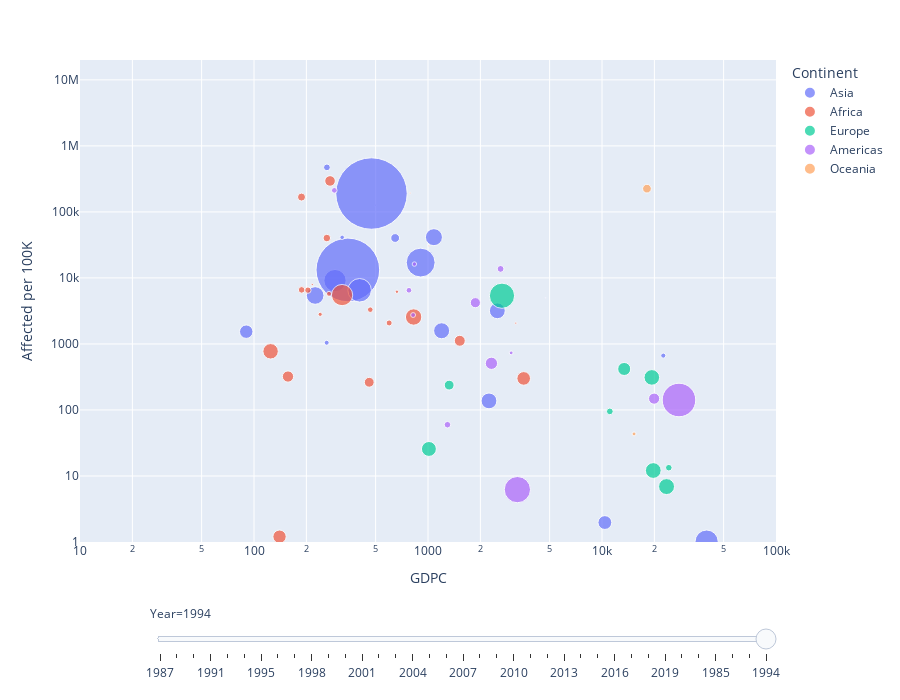

Notebook code cell kept with this figure:
### Code cell
df = px.data.gapminder()
fig = px.scatter(ND_GDPC_1985, x="GDPC", y="Affected per 100K", animation_frame="Year", animation_group="Country",
           size="population", color="Continent", hover_name="Country",
           log_x=True, log_y=True, size_max=55, range_x=[10,100000], range_y=[1,20000000])

fig["layout"].pop("updatemenus") # optional, drop animation buttons
fig.update_layout(width=900, height=700)
fig.show()

### Figure 1 — Plotly figure (JSON) as saved in the notebook; plotly's stock layout.template omitted (floating-point values rounded to 4 significant figures)
{"data": [{"hovertemplate": "<b>%{hovertext}</b><br><br>Continent=Asia<br>Year=1994<br>GDPC=%{x}<br>Affected per 100K=%{y}<br>population=%{marker.size}<extra></extra>", "hovertext": ["Bangladesh", "Bhutan", "China", "Hong Kong", "Indonesia", "India", "Iran (Islamic Republic of)", "Japan", "Cambodia", "Korea (the Republic of)", "Lao People's Democratic Republic (the)", "Sri Lanka", "Myanmar", "Mongolia", "Pakistan", "Philippines (the)", "Thailand", "Tajikistan", "Turkey", "Viet Nam"], "ids": ["Bangladesh", "Bhutan", "China", "Hong Kong", "Indonesia", "India", "Iran (Islamic Republic of)", "Japan", "Cambodia", "Korea (the Republic of)", "Lao People's Democratic Republic (the)", "Sri Lanka", "Myanmar", "Mongolia", "Pakistan", "Philippines (the)", "Thailand", "Tajikistan", "Turkey", "Viet Nam"], "legendgroup": "Asia", "marker": {"color": "#636efa", "size": [115614891, 521260, 1191835000, 6035400, 194928533, 945261958, 59985749, 125178000, 10636353, 44641540, 4807950, 18094474, 42337109, 2301510, 129245139, 67650283, 58610010, 5803993, 58310245, 72501087], "sizemode": "area", "sizeref": 466900.0, "symbol": "circle"}, "mode": "markers", "name": "Asia", "orientation": "v", "showlegend": true, "type": "scatter", "x": [292.1, 496.8, 473.5, 22500.0, 907.5, 346.2, 1198.0, 39930.0, 262.4, 10390.0, 321.1, 647.6, 90.26, 402.3, 404.6, 1081.0, 2503.0, 261.7, 2241.0, 224.6], "xaxis": "x", "y": [9117.0, 125800.0, 189900.0, 665.6, 17080.0, 13220.0, 1584.0, 1.015, 472800.0, 1.971, 41180.0, 40240.0, 1535.0, 0, 6500.0, 41430.0, 3178.0, 1043.0, 137.2, 5421.0], "yaxis": "y"}, {"hovertemplate": "<b>%{hovertext}</b><br><br>Continent=Africa<br>Year=1994<br>GDPC=%{x}<br>Affected per 100K=%{y}<br>population=%{marker.size}<extra></extra>", "hovertext": ["Benin", "Burkina Faso", "Cameroon", "Congo (the Democratic Republic of the)", "Congo (the)", "Cabo Verde", "Djibouti", "Algeria", "Egypt", "Ethiopia", "Gabon", "Guinea", "Guinea-Bissau", "Kenya", "Madagascar", "Mozambique", "Mauritius", "Niger (the)", "Nigeria", "Sudan (the)", "Senegal", "Somalia", "Togo", "Tanzania, United Republic of", "South Africa"], "ids": ["Benin", "Burkina Faso", "Cameroon", "Congo (the Democratic Republic of the)", "Congo (the)", "Cabo Verde", "Djibouti", "Algeria", "Egypt", "Ethiopia", "Gabon", "Guinea", "Guinea-Bissau", "Kenya", "Madagascar", "Mozambique", "Mauritius", "Niger (the)", "Nigeria", "Sudan (the)", "Senegal", "Somalia", "Togo", "Tanzania, United Republic of", "South Africa"], "legendgroup": "Africa", "marker": {"color": "#EF553B", "size": [5923394, 10091256, 12848862, 41511985, 2669220, 401655, 623477, 27937006, 62775847, 55620211, 1093611, 7262112, 1089617, 26133744, 13436121, 14912873, 1112846, 9493324, 105456121, 22703631, 8416997, 6959828, 4092612, 29598323, 43267982], "sizemode": "area", "sizeref": 466900.0, "symbol": "circle"}, "mode": "markers", "name": "Africa", "orientation": "v", "showlegend": true, "type": "scatter", "x": [269.8, 187.8, 692.9, 140.2, 662.9, 1012.0, 788.6, 1523.0, 826.7, 124.6, 3832.0, 465.9, 216.2, 273.5, 262.1, 187.5, 3197.0, 204.1, 320.8, 459.5, 598.1, null, 240.1, 156.8, 3548.0], "xaxis": "x", "y": [5740.0, 6590.0, 0, 1.204, 6182.0, 30730.0, 192900.0, 1117.0, 2559.0, 773.4, 0, 3305.0, 7921.0, 294600.0, 40190.0, 167800.0, 2067.0, 6530.0, 5500.0, 262.7, 2079.0, 2443.0, 2810.0, 321.0, 300.5], "yaxis": "y"}, {"hovertemplate": "<b>%{hovertext}</b><br><br>Continent=Europe<br>Year=1994<br>GDPC=%{x}<br>Affected per 100K=%{y}<br>population=%{marker.size}<extra></extra>", "hovertext": ["Austria", "Belgium", "Switzerland", "Germany", "Spain", "France", "United Kingdom of Great Britain and Northern Ireland (the)", "Greece", "Italy", "Moldova (the Republic of)", "Netherlands (the)", "Poland", "Romania", "Russian Federation (the)", "Ukraine"], "ids": ["Austria", "Belgium", "Switzerland", "Germany", "Spain", "France", "United Kingdom of Great Britain and Northern Ireland (the)", "Greece", "Italy", "Moldova (the Republic of)", "Netherlands (the)", "Poland", "Romania", "Russian Federation (the)", "Ukraine"], "legendgroup": "Europe", "marker": {"color": "#00cc96", "size": [7936118, 10115603, 6993795, 81438348, 39549108, 59327585, 57865745, 10512922, 56843400, 2967585, 15382838, 38542652, 22730211, 148407912, 51921400], "sizemode": "area", "sizeref": 466900.0, "symbol": "circle"}, "mode": "markers", "name": "Europe", "orientation": "v", "showlegend": true, "type": "scatter", "x": [25650.0, 24210.0, 43090.0, 27080.0, 13420.0, 23500.0, 19710.0, 11090.0, 19340.0, null, 24650.0, 2875.0, 1323.0, 2662.0, 1012.0], "xaxis": "x", "y": [0, 13.35, 0, 0, 417.7, 6.911, 12.1, 95.12, 311.4, 17040.0, 0, 0, 237.8, 5375.0, 25.67], "yaxis": "y"}, {"hovertemplate": "<b>%{hovertext}</b><br><br>Continent=Americas<br>Year=1994<br>GDPC=%{x}<br>Affected per 100K=%{y}<br>population=%{marker.size}<extra></extra>", "hovertext": ["Argentina", "Bolivia (Plurinational State of)", "Brazil", "Canada", "Colombia", "Costa Rica", "Cuba", "Ecuador", "Guatemala", "Honduras", "Haiti", "Jamaica", "Saint Lucia", "Nicaragua", "Peru", "Puerto Rico", "El Salvador", "United States of America (the)", "Venezuela (Bolivarian Republic of)"], "ids": ["Argentina", "Bolivia (Plurinational State of)", "Brazil", "Canada", "Colombia", "Costa Rica", "Cuba", "Ecuador", "Guatemala", "Honduras", "Haiti", "Jamaica", "Saint Lucia", "Nicaragua", "Peru", "Puerto Rico", "El Salvador", "United States of America (the)", "Venezuela (Bolivarian Republic of)"], "legendgroup": "Americas", "marker": {"color": "#ab63fa", "size": [34488696, 7693722, 160980472, 29000663, 35295461, 3489152, 10887207, 11347652, 10037522, 5652934, 7486091, 2484182, 150561, 4625260, 23983258, 3649237, 5693038, 263126000, 21640833], "sizemode": "area", "sizeref": 466900.0, "symbol": "circle"}, "mode": "markers", "name": "Americas", "orientation": "v", "showlegend": true, "type": "scatter", "x": [7464.0, 777.4, 3264.0, 19940.0, 2315.0, 3006.0, 2613.0, 2001.0, 1293.0, 821.2, 289.5, 2195.0, 4740.0, 835.2, 1871.0, 10880.0, 1349.0, 27690.0, 2699.0], "xaxis": "x", "y": [0, 6499.0, 6.212, 148.4, 509.1, 732.6, 13700.0, 0, 59.78, 2742.0, 212000.0, 0, 4981.0, 16220.0, 4217.0, 0, 0, 141.6, 0], "yaxis": "y"}, {"hovertemplate": "<b>%{hovertext}</b><br><br>Continent=Oceania<br>Year=1994<br>GDPC=%{x}<br>Affected per 100K=%{y}<br>population=%{marker.size}<extra></extra>", "hovertext": ["Australia", "New Zealand"], "ids": ["Australia", "New Zealand"], "legendgroup": "Oceania", "marker": {"color": "#FFA15A", "size": [17805468, 3620000], "sizemode": "area", "sizeref": 466900.0, "symbol": "circle"}, "mode": "markers", "name": "Oceania", "orientation": "v", "showlegend": true, "type": "scatter", "x": [18130.0, 15280.0], "xaxis": "x", "y": [225000.0, 43.37], "yaxis": "y"}], "layout": {"height": 700, "legend": {"itemsizing": "constant", "title": {"text": "Continent"}, "tracegroupgap": 0}, "margin": {"t": 60}, "sliders": [{"active": 36, "currentvalue": {"prefix": "Year="}, "len": 0.9, "pad": {"b": 10, "t": 60}, "steps": [{"args": [["1987"], {"frame": {"duration": 0, "redraw": false}, "fromcurrent": true, "mode": "immediate", "transition": {"duration": 0, "easing": "linear"}}], "label": "1987", "method": "animate"}, {"args": [["1988"], {"frame": {"duration": 0, "redraw": false}, "fromcurrent": true, "mode": "immediate", "transition": {"duration": 0, "easing": "linear"}}], "label": "1988", "method": "animate"}, {"args": [["1990"], {"frame": {"duration": 0, "redraw": false}, "fromcurrent": true, "mode": "immediate", "transition": {"duration": 0, "easing": "linear"}}], "label": "1990", "method": "animate"}, {"args": [["1991"], {"frame": {"duration": 0, "redraw": false}, "fromcurrent": true, "mode": "immediate", "transition": {"duration": 0, "easing": "linear"}}], "label": "1991", "method": "animate"}, {"args": [["1992"], {"frame": {"duration": 0, "redraw": false}, "fromcurrent": true, "mode": "immediate", "transition": {"duration": 0, "easing": "linear"}}], "label": "1992", "method": "animate"}, {"args": [["1993"], {"frame": {"duration": 0, "redraw": false}, "fromcurrent": true, "mode": "immediate", "transition": {"duration": 0, "easing": "linear"}}], "label": "1993", "method": "animate"}, {"args": [["1995"], {"frame": {"duration": 0, "redraw": false}, "fromcurrent": true, "mode": "immediate", "transition": {"duration": 0, "easing": "linear"}}], "label": "1995", "method": "animate"}, {"args": [["1996"], {"frame": {"duration": 0, "redraw": false}, "fromcurrent": true, "mode": "immediate", "transition": {"duration": 0, "easing": "linear"}}], "label": "1996", "method": "animate"}, {"args": [["1997"], {"frame": {"duration": 0, "redraw": false}, "fromcurrent": true, "mode": "immediate", "transition": {"duration": 0, "easing": "linear"}}], "label": "1997", "method": "animate"}, {"args": [["1998"], {"frame": {"duration": 0, "redraw": false}, "fromcurrent": true, "mode": "immediate", "transition": {"duration": 0, "easing": "linear"}}], "label": "1998", "method": "animate"}, {"args": [["1999"], {"frame": {"duration": 0, "redraw": false}, "fromcurrent": true, "mode": "immediate", "transition": {"duration": 0, "easing": "linear"}}], "label": "1999", "method": "animate"}, {"args": [["2000"], {"frame": {"duration": 0, "redraw": false}, "fromcurrent": true, "mode": "immediate", "transition": {"duration": 0, "easing": "linear"}}], "label": "2000", "method": "animate"}, {"args": [["2001"], {"frame": {"duration": 0, "redraw": false}, "fromcurrent": true, "mode": "immediate", "transition": {"duration": 0, "easing": "linear"}}], "label": "2001", "method": "animate"}, {"args": [["2002"], {"frame": {"duration": 0, "redraw": false}, "fromcurrent": true, "mode": "immediate", "transition": {"duration": 0, "easing": "linear"}}], "label": "2002", "method": "animate"}, {"args": [["2003"], {"frame": {"duration": 0, "redraw": false}, "fromcurrent": true, "mode": "immediate", "transition": {"duration": 0, "easing": "linear"}}], "label": "2003", "method": "animate"}, {"args": [["2004"], {"frame": {"duration": 0, "redraw": false}, "fromcurrent": true, "mode": "immediate", "transition": {"duration": 0, "easing": "linear"}}], "label": "2004", "method": "animate"}, {"args": [["2005"], {"frame": {"duration": 0, "redraw": false}, "fromcurrent": true, "mode": "immediate", "transition": {"duration": 0, "easing": "linear"}}], "label": "2005", "method": "animate"}, {"args": [["2006"], {"frame": {"duration": 0, "redraw": false}, "fromcurrent": true, "mode": "immediate", "transition": {"duration": 0, "easing": "linear"}}], "label": "2006", "method": "animate"}, {"args": [["2007"], {"frame": {"duration": 0, "redraw": false}, "fromcurrent": true, "mode": "immediate", "transition": {"duration": 0, "easing": "linear"}}], "label": "2007", "method": "animate"}, {"args": [["2008"], {"frame": {"duration": 0, "redraw": false}, "fromcurrent": true, "mode": "immediate", "transition": {"duration": 0, "easing": "linear"}}], "label": "2008", "method": "animate"}, {"args": [["2009"], {"frame": {"duration": 0, "redraw": false}, "fromcurrent": true, "mode": "immediate", "transition": {"duration": 0, "easing": "linear"}}], "label": "2009", "method": "animate"}, {"args": [["2010"], {"frame": {"duration": 0, "redraw": false}, "fromcurrent": true, "mode": "immediate", "transition": {"duration": 0, "easing": "linear"}}], "label": "2010", "method": "animate"}, {"args": [["2011"], {"frame": {"duration": 0, "redraw": false}, "fromcurrent": true, "mode": "immediate", "transition": {"duration": 0, "easing": "linear"}}], "label": "2011", "method": "animate"}, {"args": [["2012"], {"frame": {"duration": 0, "redraw": false}, "fromcurrent": true, "mode": "immediate", "transition": {"duration": 0, "easing": "linear"}}], "label": "2012", "method": "animate"}, {"args": [["2013"], {"frame": {"duration": 0, "redraw": false}, "fromcurrent": true, "mode": "immediate", "transition": {"duration": 0, "easing": "linear"}}], "label": "2013", "method": "animate"}, {"args": [["2014"], {"frame": {"duration": 0, "redraw": false}, "fromcurrent": true, "mode": "immediate", "transition": {"duration": 0, "easing": "linear"}}], "label": "2014", "method": "animate"}, {"args": [["2015"], {"frame": {"duration": 0, "redraw": false}, "fromcurrent": true, "mode": "immediate", "transition": {"duration": 0, "easing": "linear"}}], "label": "2015", "method": "animate"}, {"args": [["2016"], {"frame": {"duration": 0, "redraw": false}, "fromcurrent": true, "mode": "immediate", "transition": {"duration": 0, "easing": "linear"}}], "label": "2016", "method": "animate"}, {"args": [["2017"], {"frame": {"duration": 0, "redraw": false}, "fromcurrent": true, "mode": "immediate", "transition": {"duration": 0, "easing": "linear"}}], "label": "2017", "method": "animate"}, {"args": [["2018"], {"frame": {"duration": 0, "redraw": false}, "fromcurrent": true, "mode": "immediate", "transition": {"duration": 0, "easing": "linear"}}], "label": "2018", "method": "animate"}, {"args": [["2019"], {"frame": {"duration": 0, "redraw": false}, "fromcurrent": true, "mode": "immediate", "transition": {"duration": 0, "easing": "linear"}}], "label": "2019", "method": "animate"}, {"args": [["2020"], {"frame": {"duration": 0, "redraw": false}, "fromcurrent": true, "mode": "immediate", "transition": {"duration": 0, "easing": "linear"}}], "label": "2020", "method": "animate"}, {"args": [["2021"], {"frame": {"duration": 0, "redraw": false}, "fromcurrent": true, "mode": "immediate", "transition": {"duration": 0, "easing": "linear"}}], "label": "2021", "method": "animate"}, {"args": [["1985"], {"frame": {"duration": 0, "redraw": false}, "fromcurrent": true, "mode": "immediate", "transition": {"duration": 0, "easing": "linear"}}], "label": "1985", "method": "animate"}, {"args": [["1989"], {"frame": {"duration": 0, "redraw": false}, "fromcurrent": true, "mode": "immediate", "transition": {"duration": 0, "easing": "linear"}}], "label": "1989", "method": "animate"}, {"args": [["1986"], {"frame": {"duration": 0, "redraw": false}, "fromcurrent": true, "mode": "immediate", "transition": {"duration": 0, "easing": "linear"}}], "label": "1986", "method": "animate"}, {"args": [["1994"], {"frame": {"duration": 0, "redraw": false}, "fromcurrent": true, "mode": "immediate", "transition": {"duration": 0, "easing": "linear"}}], "label": "1994", "method": "animate"}], "x": 0.1, "xanchor": "left", "y": 0, "yanchor": "top"}], "width": 900, "xaxis": {"anchor": "y", "domain": [0, 1], "range": [1, 5], "title": {"text": "GDPC"}, "type": "log"}, "yaxis": {"anchor": "x", "domain": [0, 1], "range": [0, 7.301], "title": {"text": "Affected per 100K"}, "type": "log"}}}
